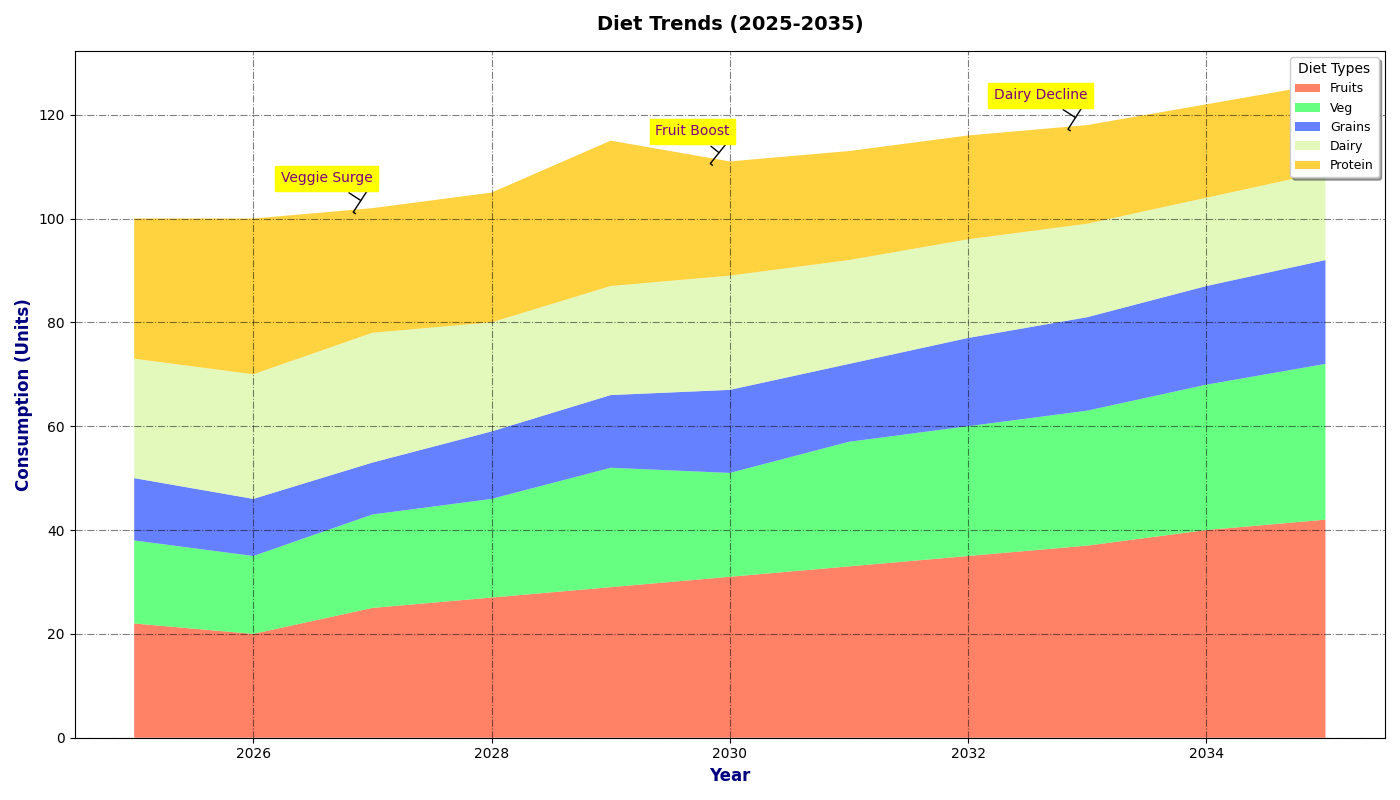

The Python source for this figure:
import matplotlib.pyplot as plt
import numpy as np

years = np.arange(2025, 2036)

# Diet preference data
fruits = [22, 20, 25, 27, 29, 31, 33, 35, 37, 40, 42]
vegetables = [16, 15, 18, 19, 23, 20, 24, 25, 26, 28, 30]
grains = [12, 11, 10, 13, 14, 16, 15, 17, 18, 19, 20]
dairy = [23, 24, 25, 21, 21, 22, 20, 19, 18, 17, 17]
proteins = [27, 30, 24, 25, 28, 22, 21, 20, 19, 18, 17]

plt.figure(figsize=(14, 8))
plt.stackplot(years, fruits, vegetables, grains, dairy, proteins, 
              labels=['Fruits', 'Veg', 'Grains', 'Dairy', 'Protein'], 
              colors=['#FF5733', '#33FF57', '#3357FF', '#DAF7A6', '#FFC300'], alpha=0.75)

plt.title('Diet Trends (2025-2035)', fontsize=14, fontweight='bold', pad=15)
plt.xlabel('Year', fontsize=12, fontweight='bold', color='navy')
plt.ylabel('Consumption (Units)', fontsize=12, fontweight='bold', color='navy')

plt.legend(loc='upper right', shadow=True, title='Diet Types', fontsize=9)
plt.grid(True, linestyle='-.', which='major', color='black', alpha=0.5)

annotations = {
    2027: 'Veggie Surge',
    2030: 'Fruit Boost',
    2033: 'Dairy Decline'
}

for year, text in annotations.items():
    total_amount = sum([fruits[year-2025], vegetables[year-2025], grains[year-2025], dairy[year-2025], proteins[year-2025]])
    plt.annotate(text, xy=(year, total_amount), xytext=(year, total_amount + 5),
                 arrowprops=dict(facecolor='green', arrowstyle='-[', shrinkB=10),
                 fontsize=10, ha='right', color='purple', backgroundcolor='yellow')

plt.tight_layout()
plt.show()
